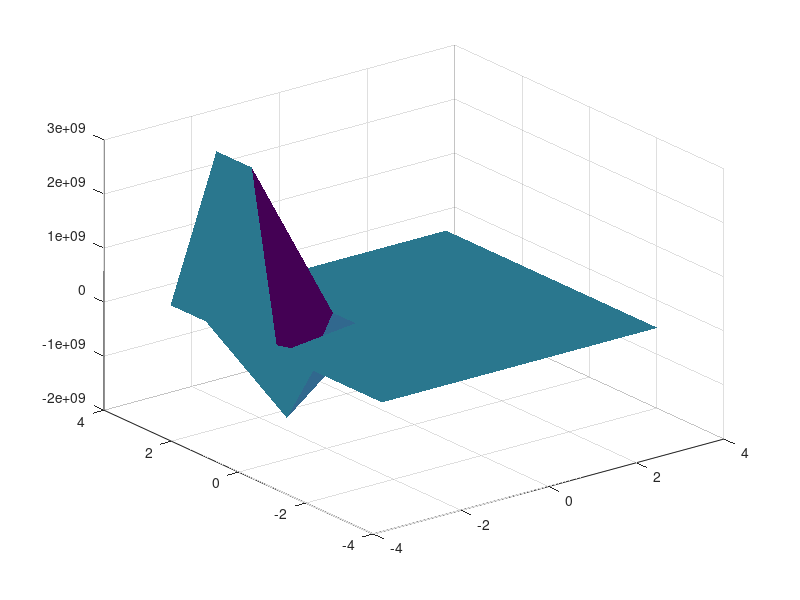

Here is the MATLAB script that generated this plot: (Note: this script raises an error after producing the figure.)
%Housekeeping
clc 
clear 
close
tic
% Domain Initialization
% Domain: -pi<X<pi   -pi<y<pi
Ax = -pi;
Ay = -pi;
Bx = pi;
By = pi;

% Starting by Discretizing FEB 5th PAGE 2 BOT
% L: number of points, h: interval, N: number of points
Lx = Bx-Ax;
Ly = By-Ay;
Nx = 7;
Ny = 7;
hx = Lx/(Nx-1);
hy = Ly/(Ny-1);
ht = 1;


%Discretly 
x = Ax:hx:Bx;
y = Ay:hy:By;




%Fuck Yeah Boundary Conditions
% LB: Left Boundary
GLB = ((Bx-Ax)^2)*cos(((pi*Ax)/Bx));
FLB = Ax*((Bx-Ax)^2);
ULB = GLB + ((y-Ay)./(By-Ay)).*(FLB-GLB);

% RB
URB = 0;

% TB: Top Boundary
FTB = x.*((Bx-x).^2);
UTB = FTB;

% BB: Bottom Boundary
GBB = ((Bx-x).^2).*cos(((pi.*x)./Bx));
UBB = GBB;
ULBT = ULB';


Nt=20;

%Let make a big ass matrix
 U = [UTB ;ULBT(2:Ny-1), zeros(Ny-2,Nx-1); UBB];
 
 
% Implicit Method

Nxy= Nx*Ny;
ht = .01;
D = .1;


Lambx = (D*ht)/(hx^2);
Lamby = (D*ht)/(hy^2);


%Matrix of Coefficeints 
A = zeros(Nxy,Nxy);
for i = 2:Nxy
    for j = 2:Nxy-1
       A(i,i) = -Lamby;
       A(i,i+(Ny-1)) = -Lambx;
       A(i,i+Ny) = 2*Lambx+2*Lamby+1;
       A(i,i+(Ny+1)) = -Lambx;
       A(i,i+2*Ny) = -Lamby ;
    end
end

A=A(1:Nxy,1:Nxy);




ULBs = ULB(2:Nx-1);
UTBs = UTB(2:Nx-1);
UBBs = UBB(2:Nx-1);





%Initial U
UNEW = U;




for k = 1:Nt       
   p = reshape(U,[Nxy,1]);
   q = A\p;
   UNEW = reshape(q,[Ny,Nx]);
   %BC
   UNEW(1,:) = UTB;
   UNEW(Ny,:) = UBB;
   UNEW(:,1) = ULB;
   UNEW(Nx,:) = UNEW(Nx-1,:);


    
    
            h= surf(x,y,UNEW);
        set(h,'edgecolor','none');
            drawnow;
            refreshdata(h);
            
            
             colormap gray
                 title('Implicit Scheme','fontsize',40);
                 xlabel('X','fontsize',50) ;
                 ylabel('Y','fontsize',50) ;
                 zlabel('U','fontsize',50);              
                 colorbar
            
            U = UNEW;
            
            
            
    end
toc

